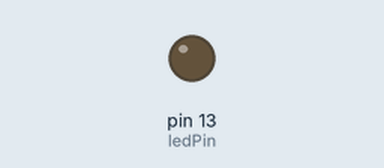
This sketch was run on a simulated Arduino Mega 2560, built with avr-gcc and run on an emulated ATmega2560. Parts: output pins drawn as LEDs (lit = HIGH).

Above: at 0.4 s.
At 19.9 s:
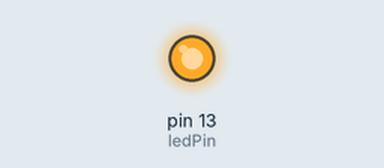
Timing chart, 0 to 23.4 s (numbered marks = the images above):
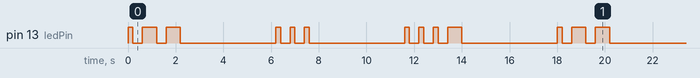

The sketch:

morse.ino
```cpp
/**
 *
 * Modell: Ardunio Mega 2560
 * Hilfe: Github Co-Pilot / Angaben in Millisek. (Dauer)
 *
 * Morsecode Tabelle: https://de.wikipedia.org/wiki/Morsecode
 * https://github.com/devschlumpfi/Arduino-Morse
 */

#include <Arduino.h>
#include <string.h>

const int ledPin = 13;
const int punktDauer = 200;
const int strichDauer = 600;
const int buchstabenPause = 600;
const int wortPause = 3000;

const char* morseCode[][2] = {
  { "W", ".--" },
  { "S", "..." },
  { "V", "...-" },
};

const int Buchstabencount = sizeof(morseCode) / sizeof(morseCode[0]);

void playMorse(const char* buchstabe);
void blinken(int dauer);

void setup() {
  pinMode(ledPin, OUTPUT);
}

void loop() {
  for (int i = 0; i < Buchstabencount; i++) {
    playMorse(morseCode[i][0]);
    delay(wortPause);
  }
}

void playMorse(const char* buchstabe) {
  for (int i = 0; i < Buchstabencount; i++) {
    if (strcmp(morseCode[i][0], buchstabe) == 0) {
      const char* code = morseCode[i][1];
      for (const char* symbol = code; *symbol != '\0'; symbol++) {
        if (*symbol == '.') {
          blinken(punktDauer);
        } else if (*symbol == '-') {
          blinken(strichDauer);
        }
        delay(punktDauer);
      }
      delay(buchstabenPause);
    }
  }
}

void blinken(int dauer) {
  digitalWrite(ledPin, HIGH);
  delay(dauer);
  digitalWrite(ledPin, LOW);
  delay(punktDauer);
}
```

Measured:
- by itself, pin 13 (ledPin): repeats every 18.0 s: 2 × (LOW 0.40 s, HIGH 0.60 s), LOW 4.0 s, 2 × (HIGH 0.20 s, LOW 0.40 s), HIGH 0.20 s, LOW 4.0 s, 3 × (HIGH 0.20 s, LOW 0.40 s), HIGH 0.60 s, LOW 4.0 s, HIGH 0.20 s
- by itself, everything shown: repeats every 18.0 s, in 20 steps
